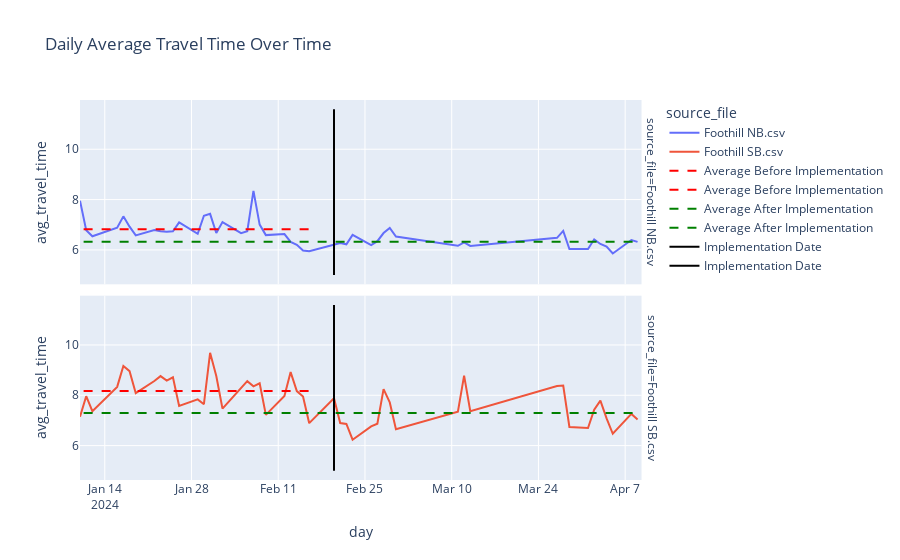

The notebook cell saved with this chart:
### Code cell
# category rules: keep it alphabetical... just go with the default flow

fig_daily_average = px.line(daily_avg_data, x='day', y='avg_travel_time', color='source_file', facet_row='source_file', title='Daily Average Travel Time Over Time')

# add horizontal lines

# create data for horizontal line length extents
before_data = filtered_data[(filtered_data['before_after'] == 'before')]
after_data = filtered_data[(filtered_data['before_after'] == 'after')]

# add before lines, stops at implementation date ## NOTE: it is weird that the rows seem to be backwards... 1 from summary table matches 2 in the facet but shows up first on the plot...
fig_daily_average.add_trace(go.Scatter(x=before_data['local_datetime'], y=[avg_before_1] * len(filtered_data),
                    mode='lines', name='Average Before Implementation', line=dict(color='red', dash='dash')), row=2, col=1)
fig_daily_average.add_trace(go.Scatter(x=before_data['local_datetime'], y=[avg_before_2] * len(filtered_data),
                    mode='lines', name='Average Before Implementation', line=dict(color='red', dash='dash')), row=1, col=1)

# add after lines, continuous for comparison
fig_daily_average.add_trace(go.Scatter(x=filtered_data['local_datetime'], y=[avg_after_1] * len(filtered_data),
                    mode='lines', name='Average After Implementation', line=dict(color='green', dash='dash')), row=2, col=1)
fig_daily_average.add_trace(go.Scatter(x=filtered_data['local_datetime'], y=[avg_after_2] * len(filtered_data),
                    mode='lines', name='Average After Implementation', line=dict(color='green', dash='dash')), row=1, col=1)

# add vertical line showing implementation date
fig_daily_average.add_trace(go.Scatter(x=[implementation_date, implementation_date], y=[filtered_data['avg_travel_time'].min(), filtered_data['avg_travel_time'].max()],
                    mode='lines', name='Implementation Date', line=dict(color='black', dash='solid')), row=1, col=1)
fig_daily_average.add_trace(go.Scatter(x=[implementation_date, implementation_date], y=[filtered_data['avg_travel_time'].min(), filtered_data['avg_travel_time'].max()],
                    mode='lines', name='Implementation Date', line=dict(color='black', dash='solid')), row=2, col=1)

fig_daily_average.show()

### Figure 1 — Plotly figure (JSON) as saved in the notebook; plotly's stock layout.template omitted (floating-point values rounded to 4 significant figures; data arrays with more than 128 entries replaced by an {"elided": "..."} marker saying what was removed)
{"data": [{"hovertemplate": "source_file=Foothill NB.csv<br>day=%{x}<br>avg_travel_time=%{y}<extra></extra>", "legendgroup": "Foothill NB.csv", "line": {"color": "#636efa", "dash": "solid"}, "marker": {"symbol": "circle"}, "mode": "lines", "name": "Foothill NB.csv", "orientation": "v", "showlegend": true, "type": "scatter", "x": ["2024-01-10", "2024-01-11", "2024-01-12", "2024-01-16", "2024-01-17", "2024-01-18", "2024-01-19", "2024-01-22", "2024-01-23", "2024-01-24", "2024-01-25", "2024-01-26", "2024-01-29", "2024-01-30", "2024-01-31", "2024-02-01", "2024-02-02", "2024-02-05", "2024-02-06", "2024-02-07", "2024-02-08", "2024-02-09", "2024-02-12", "2024-02-13", "2024-02-14", "2024-02-15", "2024-02-16", "2024-02-20", "2024-02-21", "2024-02-22", "2024-02-23", "2024-02-26", "2024-02-27", "2024-02-28", "2024-02-29", "2024-03-01", "2024-03-11", "2024-03-12", "2024-03-13", "2024-03-27", "2024-03-28", "2024-03-29", "2024-04-01", "2024-04-02", "2024-04-03", "2024-04-04", "2024-04-05", "2024-04-08", "2024-04-09"], "xaxis": "x2", "y": [7.958, 6.78, 6.541, 6.881, 7.333, 6.923, 6.576, 6.793, 6.744, 6.726, 6.743, 7.095, 6.641, 7.356, 7.433, 6.672, 7.107, 6.665, 6.743, 8.346, 7.006, 6.588, 6.63, 6.319, 6.205, 5.974, 5.947, 6.186, 6.271, 6.223, 6.599, 6.189, 6.347, 6.669, 6.874, 6.531, 6.163, 6.303, 6.156, 6.481, 6.755, 6.034, 6.035, 6.42, 6.236, 6.134, 5.857, 6.393, 6.32], "yaxis": "y2"}, {"hovertemplate": "source_file=Foothill SB.csv<br>day=%{x}<br>avg_travel_time=%{y}<extra></extra>", "legendgroup": "Foothill SB.csv", "line": {"color": "#EF553B", "dash": "solid"}, "marker": {"symbol": "circle"}, "mode": "lines", "name": "Foothill SB.csv", "orientation": "v", "showlegend": true, "type": "scatter", "x": ["2024-01-10", "2024-01-11", "2024-01-12", "2024-01-16", "2024-01-17", "2024-01-18", "2024-01-19", "2024-01-22", "2024-01-23", "2024-01-24", "2024-01-25", "2024-01-26", "2024-01-29", "2024-01-30", "2024-01-31", "2024-02-01", "2024-02-02", "2024-02-05", "2024-02-06", "2024-02-07", "2024-02-08", "2024-02-09", "2024-02-12", "2024-02-13", "2024-02-14", "2024-02-15", "2024-02-16", "2024-02-20", "2024-02-21", "2024-02-22", "2024-02-23", "2024-02-26", "2024-02-27", "2024-02-28", "2024-02-29", "2024-03-01", "2024-03-11", "2024-03-12", "2024-03-13", "2024-03-27", "2024-03-28", "2024-03-29", "2024-04-01", "2024-04-02", "2024-04-03", "2024-04-04", "2024-04-05", "2024-04-08", "2024-04-09"], "xaxis": "x", "y": [7.144, 7.964, 7.366, 8.334, 9.162, 8.96, 8.085, 8.565, 8.762, 8.581, 8.715, 7.576, 7.836, 7.645, 9.685, 8.764, 7.471, 8.266, 8.561, 8.354, 8.477, 7.222, 7.973, 8.921, 8.167, 7.953, 6.893, 7.884, 6.895, 6.861, 6.235, 6.765, 6.871, 8.245, 7.716, 6.651, 7.345, 8.784, 7.369, 8.371, 8.385, 6.741, 6.699, 7.425, 7.785, 7.081, 6.47, 7.259, 7.036], "yaxis": "y"}, {"line": {"color": "red", "dash": "dash"}, "mode": "lines", "name": "Average Before Implementation", "type": "scatter", "x": {"elided": "2555 str values"}, "xaxis": "x2", "y": {"elided": "4860 float values"}, "yaxis": "y2"}, {"line": {"color": "red", "dash": "dash"}, "mode": "lines", "name": "Average Before Implementation", "type": "scatter", "x": {"elided": "2555 str values"}, "xaxis": "x", "y": {"elided": "4860 float values"}, "yaxis": "y"}, {"line": {"color": "green", "dash": "dash"}, "mode": "lines", "name": "Average After Implementation", "type": "scatter", "x": {"elided": "4860 str values"}, "xaxis": "x2", "y": {"elided": "4860 float values"}, "yaxis": "y2"}, {"line": {"color": "green", "dash": "dash"}, "mode": "lines", "name": "Average After Implementation", "type": "scatter", "x": {"elided": "4860 str values"}, "xaxis": "x", "y": {"elided": "4860 float values"}, "yaxis": "y"}, {"line": {"color": "black", "dash": "solid"}, "mode": "lines", "name": "Implementation Date", "type": "scatter", "x": ["2024-02-20T00:00:00", "2024-02-20T00:00:00"], "xaxis": "x", "y": [5, 11.59], "yaxis": "y"}, {"line": {"color": "black", "dash": "solid"}, "mode": "lines", "name": "Implementation Date", "type": "scatter", "x": ["2024-02-20T00:00:00", "2024-02-20T00:00:00"], "xaxis": "x2", "y": [5, 11.59], "yaxis": "y2"}], "layout": {"annotations": [{"font": {}, "showarrow": false, "text": "source_file=Foothill SB.csv", "textangle": 90, "x": 0.98, "xanchor": "left", "xref": "paper", "y": 0.2425, "yanchor": "middle", "yref": "paper"}, {"font": {}, "showarrow": false, "text": "source_file=Foothill NB.csv", "textangle": 90, "x": 0.98, "xanchor": "left", "xref": "paper", "y": 0.7575, "yanchor": "middle", "yref": "paper"}], "legend": {"title": {"text": "source_file"}, "tracegroupgap": 0}, "title": {"text": "Daily Average Travel Time Over Time"}, "xaxis": {"anchor": "y", "domain": [0, 0.98], "title": {"text": "day"}}, "xaxis2": {"anchor": "y2", "domain": [0, 0.98], "matches": "x", "showticklabels": false}, "yaxis": {"anchor": "x", "domain": [0, 0.485], "title": {"text": "avg_travel_time"}}, "yaxis2": {"anchor": "x2", "domain": [0.515, 1], "matches": "y", "title": {"text": "avg_travel_time"}}}}
